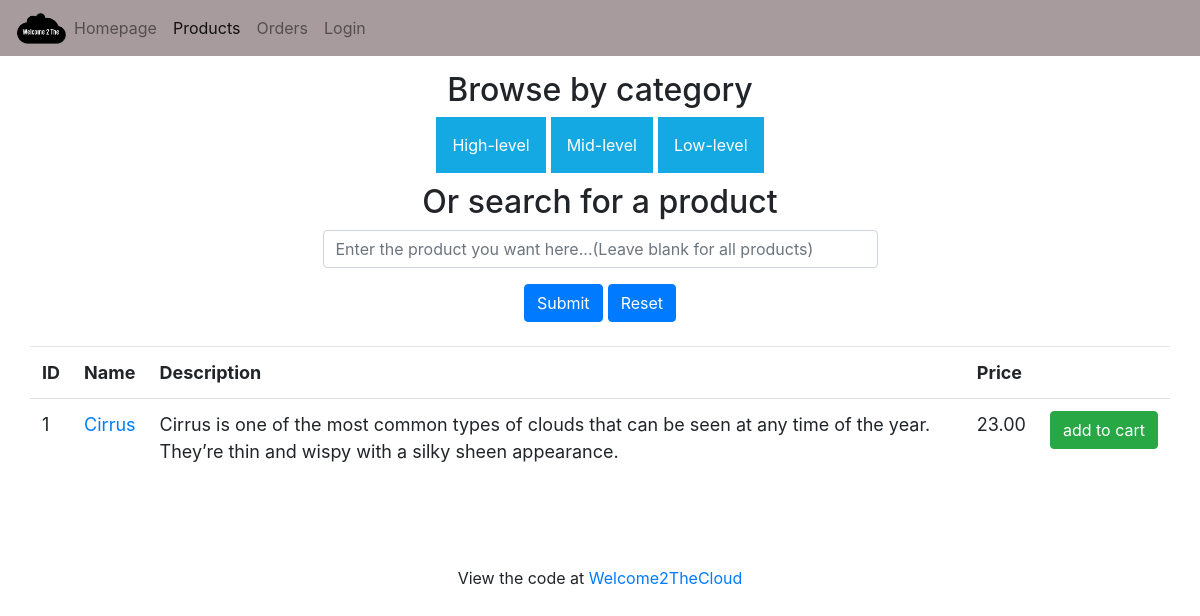
Screenshot of /listprod.php?productName=Cirrus with the database file from the repository.
### tables this page shows
CREATE TABLE category (
    categoryId          INT NOT NULL AUTO_INCREMENT,
    categoryName        VARCHAR(50),    
    PRIMARY KEY (categoryId)
);

CREATE TABLE product (
    productId           INT NOT NULL AUTO_INCREMENT,
    productName         VARCHAR(40),
    productPrice        DECIMAL(10,2),
    productImageURL     TEXT,
    productImage        LONGBLOB,
    productDesc         VARCHAR(1000),
    categoryId          INT,
    PRIMARY KEY (productId),
    FOREIGN KEY (categoryId) REFERENCES category(categoryId)
);

### listprod.php (the view, shortened to what this page needs)
<?php
	function getProducts($connection, $name) {
		if($name == "") {
			$query =  "SELECT * FROM product";
			$result = $connection-> query($query);
			return $result;
		}
		else {
			$query = $connection->prepare("SELECT * FROM product WHERE productName LIKE ?");
			$query->bind_param("s", $name);
			$query->execute();
			$result = $query->get_result();
			return $result;
		}
	}
	function getCats ($connection, $cat){
		$query = $connection->prepare("SELECT *
									   FROM product, category
									   WHERE product.categoryId = category.categoryId
									   AND categoryName = ?");
		$query->bind_param("s", $cat);
		$query->execute();
		$result = $query->get_result();
		return $result;
	}
	function displayCats(){
		$connection = createConnection();
		$query = $connection->prepare("SELECT categoryName FROM category");
		$query->execute();
		$result = $query->get_result();
		while($row = $result->fetch_assoc()){
			$cat = $row["categoryName"];
			$resultTwo = getCats($connection, $cat);
			echo '<link rel="stylesheet" href="listprod.css">
					<div class="dropdown">
						<button class="dropbtn">' . $cat . '</button>
							<div class="dropdown-content">';
							echo'</div></div>';
		}
	}
	function printTableProd(){
		if (isset($_GET['productName'])){
			$name = "%".$_GET['productName']."%";
		}
		else {
			$name = "";
		};
		$connection = createConnection();
		$result = getProducts($connection, $name);
		if ($result->num_rows > 0) {
    		while($row = $result->fetch_assoc()) {
				echo "<tr><td class='d-none d-sm-block'>" . $row["productId"] . "</td><td><a href='product.php?id= "
					. $row["productId"] . "'>" . $row["productName"] .
					"</a></td><td class='d-none d-sm-block'>" . $row["productDesc"] .
					"</td><td>" . $row["productPrice"] . "</td><td>" .
					"<a href='addcart.php?id= ".$row["productId"] . "&name=" .
					urlencode($row["productName"]) . "&price=".number_format($row["productPrice"],2).
					"'><button class='btn btn-success mb-1'>add to cart</button></a></td></tr>";
				}
			echo "</table>";
		}
		else {
			echo  "<tr><td>" . "0 results" .  "</td></tr>" ;
		}
	}
?>
<!DOCTYPE html>
<html>
<head>
	<link rel="stylesheet" href="shop.css">
	<link rel="stylesheet" href="https://maxcdn.bootstrapcdn.com/bootstrap/4.0.0/css/bootstrap.min.css"
>
	<link rel="stylesheet" href="https://cdnjs.cloudflare.com/ajax/libs/font-awesome/4.7.0/css/font-awesome.min.css">
</head>
<body>
	<nav class="navbar sticky-top navbar-expand-lg navbar-light">
		<img alt="Brand" src="images/Welcome2TheCloud.png" style="width: 50px">
		<div class="collapse navbar-collapse" id="navbarNav">
			<ul id="navbar-ul" class="navbar-nav">
				<li class="nav-item">
					<a class="nav-link" href="/">Homepage<span class="sr-only"></span></a>
				</li>
				<li class="nav-item active">
					<a class="nav-link" href="listprod.php">Products</a>
				</li>
				<li class="nav-item">
					<a class="nav-link" href="listorder.php">Orders</a>
				</li>
				<li class="nav-item">
					<a id="login-nav" class="nav-link" href="login.html">Login</a>
				</li>
			</ul>
		</div>
	</nav>
	<div class="container-fluid">
		<div class="row" id="Homepage">
			<div class="col-lg-16 col-md-16 col-sm-16" align="center">
				<div class="slide-content">
					<div class="col-lg-6 col-md-6 col-sm-16 col-xs-16" style="padding-top=10px; padding-bottom:10px;">
						<h2>Browse by category</h2>
						<?php
							displayCats();
						?>
					</div>
					<div class="col-lg-6 col-md-6 col-sm-16 col-xs-16 form-group">
						<form method="get" action="listprod.php">
						<h2> Or search for a product</h2>
							<div class="form-group">
								<input type="text"
									placeholder="Enter the product you want here...(Leave blank for all products)"
									class="form-control" name="productName">
							</div>
							<div class="form-group">
								<input type="submit" class="btn btn-primary mb-2" value="Submit">
								<input type="reset" class="btn btn-primary mb-2" value="Reset">
							</div>
						</form>
					</div>
					<div class="col-lg-12 col-md-12 col-sm-16">
						<table class="table">
							<tr>
								<th class="d-none d-sm-block">ID</th>
								<th>Name</th>
								<th class="d-none d-sm-block">Description</th>
								<th>Price</th>
								<th></th>
							<tr>
								<?php
								printTableProd();
							?>
					</div>
				</div>
			</div>
		</div>
	</div>
	<div>
		<footer class="container mt-12">
			<div class="row">
				<div class="col">
					<p class="text-center">View the code at <a
							href="https://github.com/Nathan-Nesbitt/Welcome2TheCloud">Welcome2TheCloud</a></p>
				</div>
			</div>
		</footer>
</body>

### shop.css (style rules this page uses)
* { margin: 0; padding: 0; box-sizing: border-box; }
.navbar { background-color: #a89b9d; }
.container { padding-top: 10px; }
.slide-content { padding: 15px; font-size: 18px; min-height: 100%; margin-bottom: 10px; }
.col-lg-12 { min-height: 100%; }
@media (min-width: 544px) { .container-fluid .row { min-height: 500px; } }

### listprod.css (style rules this page uses)
.dropbtn { background-color: rgb(21, 169, 228); color: white; padding: 16px; font-size: 16px; border: none; }
.dropdown { position: relative; display: inline-block; }

### rows the page displays
category: categoryName "High-level"
category: categoryName "Mid-level"
category: categoryName "Low-level"
product: productId "1", productName "Cirrus", productDesc "Cirrus is one of the most common types of clouds that can be seen at any time of the year. They’re thin and wispy with a silky sheen appearance.", productPrice "23.00"
